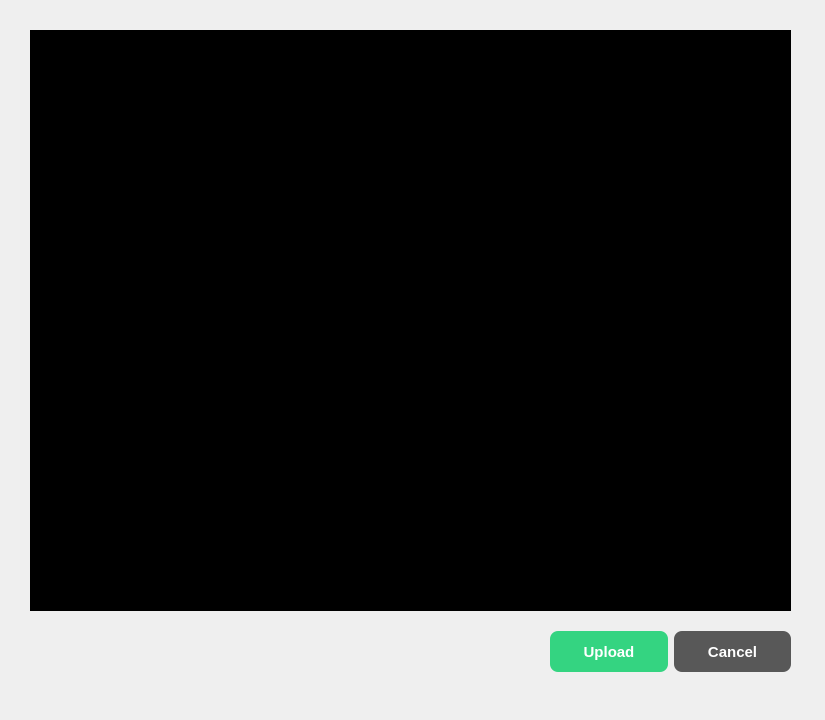
<?xml version="1.0" encoding="UTF-8"?>
<ui version="4.0">
 <class>Marks_Dialog</class>
 <widget class="QDialog" name="Marks_Dialog">
  <property name="geometry">
   <rect>
    <x>0</x>
    <y>0</y>
    <width>825</width>
    <height>720</height>
   </rect>
  </property>
  <property name="windowTitle">
   <string>Dialog</string>
  </property>
  <widget class="QTableWidget" name="marksTable">
   <property name="geometry">
    <rect>
     <x>30</x>
     <y>30</y>
     <width>761</width>
     <height>581</height>
    </rect>
   </property>
   <property name="styleSheet">
    <string notr="true">QTableWidget {
    background-color: #000000;
    gridline-color: #34D481;
    font-size: 14px;
    font-family: &quot;Poppins&quot;;
    color: white;
}

QHeaderView::section {
    background-color: #34D481;
    color: #000000;
    padding: 4px;
    border: 1px solid #34D481;
    font-family: &quot;Poppins&quot;;
    font-size: 14px;
}

QTableWidget::item:selected {
    background-color:#1e1e1e;
    color: white;
    font-family: &quot;Poppins&quot;;
}

QLineEdit{
	background-color: #000000;
	color : white;
	font-family : &quot;Poppins&quot;;
	font-size : 14px;
}
</string>
   </property>
  </widget>
  <widget class="QWidget" name="layoutWidget">
   <property name="geometry">
    <rect>
     <x>550</x>
     <y>630</y>
     <width>241</width>
     <height>43</height>
    </rect>
   </property>
   <layout class="QHBoxLayout" name="horizontalLayout_2">
    <item>
     <widget class="QPushButton" name="saveButton">
      <property name="minimumSize">
       <size>
        <width>0</width>
        <height>41</height>
       </size>
      </property>
      <property name="styleSheet">
       <string notr="true">QPushButton{
	background-color : #34D481;
	color : white;
	border : none;
	border-radius : 8px;
	font-weight : bold;
	font-size : 15px;
}</string>
      </property>
      <property name="text">
       <string>Upload</string>
      </property>
     </widget>
    </item>
    <item>
     <widget class="QPushButton" name="pushButton_2">
      <property name="minimumSize">
       <size>
        <width>0</width>
        <height>41</height>
       </size>
      </property>
      <property name="styleSheet">
       <string notr="true">QPushButton{
	background-color : #585858;
	color : white;
	border : none;
	border-radius : 8px;
	font-weight : bold;
	font-size : 15px;
}</string>
      </property>
      <property name="text">
       <string>Cancel</string>
      </property>
      <property name="checkable">
       <bool>true</bool>
      </property>
      <property name="checked">
       <bool>false</bool>
      </property>
     </widget>
    </item>
   </layout>
  </widget>
 </widget>
 <resources/>
 <connections>
  <connection>
   <sender>pushButton_2</sender>
   <signal>toggled(bool)</signal>
   <receiver>Marks_Dialog</receiver>
   <slot>close()</slot>
   <hints>
    <hint type="sourcelabel">
     <x>732</x>
     <y>651</y>
    </hint>
    <hint type="destinationlabel">
     <x>745</x>
     <y>763</y>
    </hint>
   </hints>
  </connection>
 </connections>
</ui>
